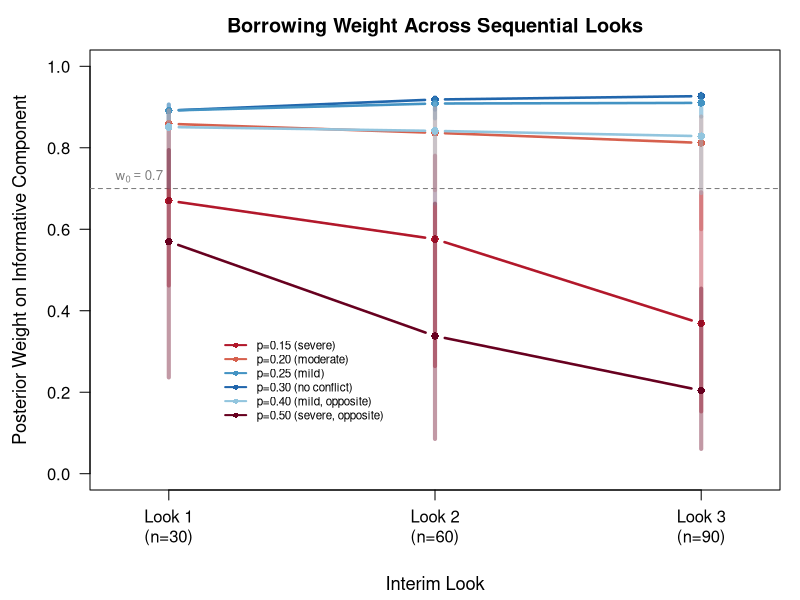
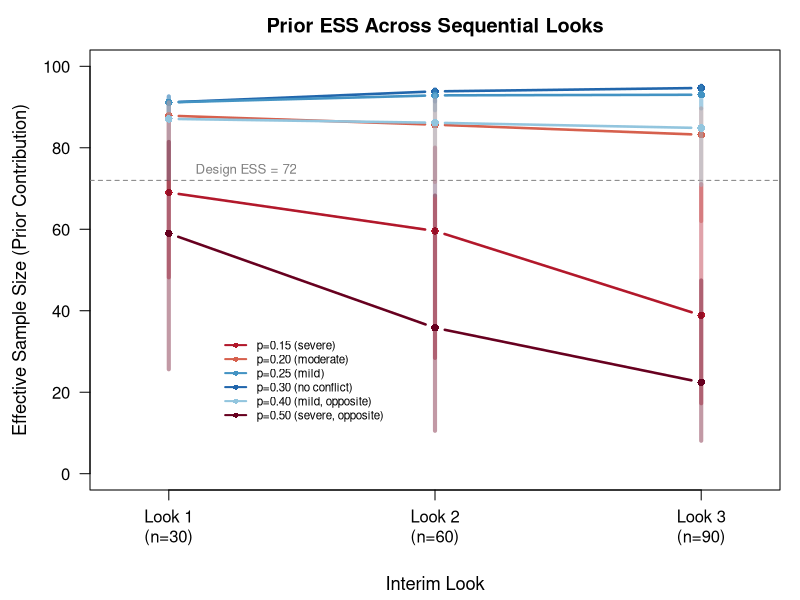
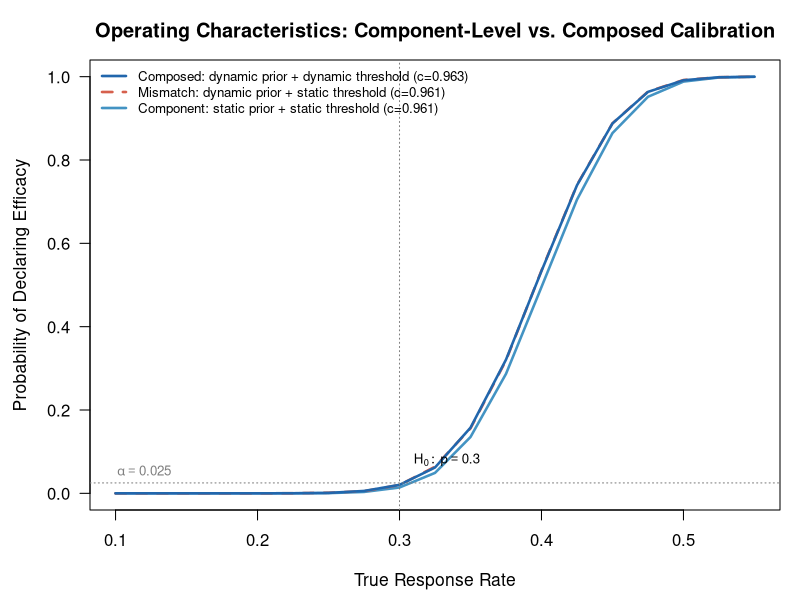
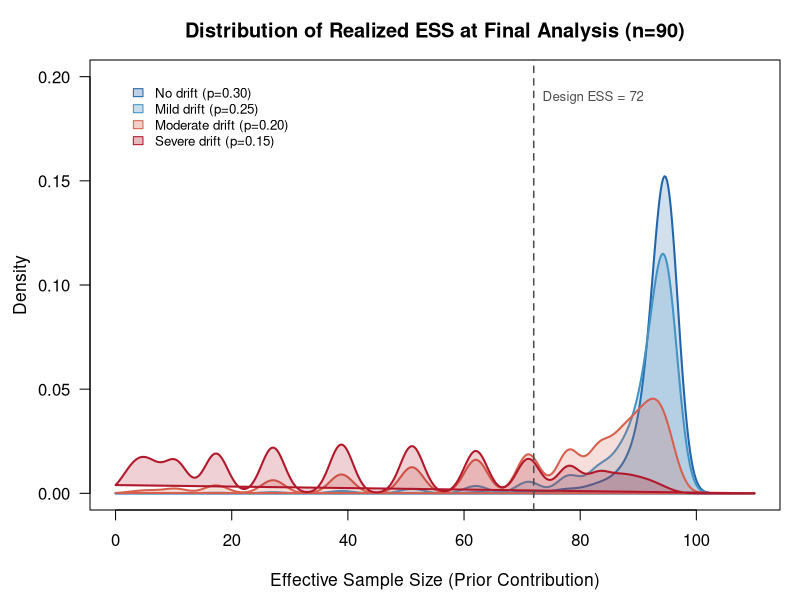
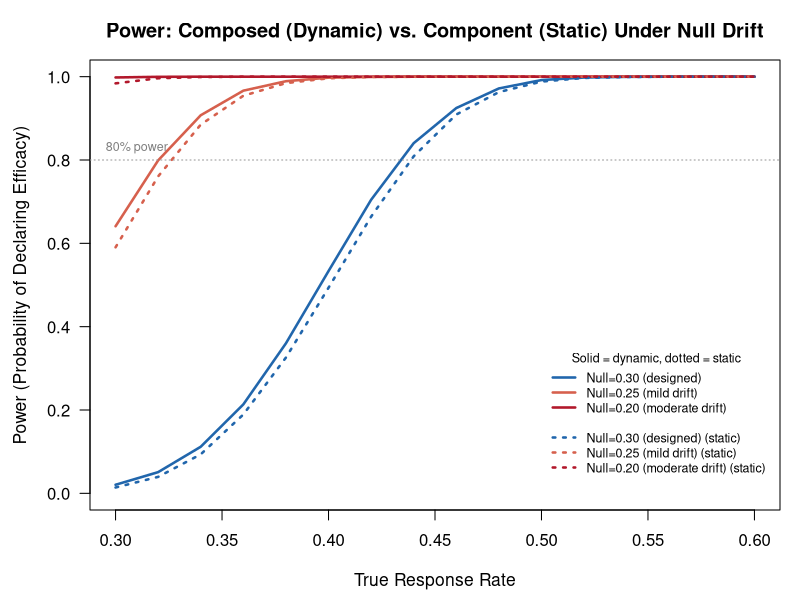
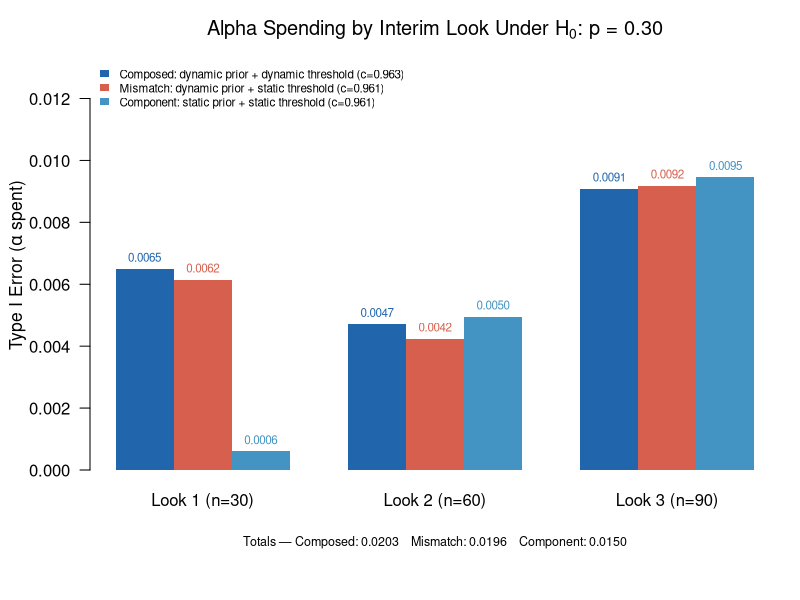

The R source for these figures, in order:
#!/usr/bin/env Rscript
# ============================================================================
# Computational Supplement: Interactions in Composed Bayesian Trial Designs
# Supporting FDA Guidance Comments (Docket No. FDA-2025-D-3217)
# ============================================================================

set.seed(20260307)
options(scipen = 999)

fig_dir <- "figures"
dir.create(fig_dir, showWarnings = FALSE)

# ============================================================================
# HELPERS: Mixture prior posterior computations (Beta-Binomial conjugate)
# ============================================================================

#' Compute posterior mixture weight, posterior probability, and ESS
#' for a two-component Beta mixture prior after observing y in n
#'
#' Prior: w0 * Beta(a1, b1) + (1-w0) * Beta(a0, b0)
#' Posterior: w_post * Beta(a1+y, b1+n-y) + (1-w_post) * Beta(a0+y, b0+n-y)
mixture_posterior <- function(y, n, a1, b1, a0, b0, w0) {
  # Log marginal likelihoods for each component
  log_m1 <- lbeta(a1 + y, b1 + n - y) - lbeta(a1, b1)
  log_m0 <- lbeta(a0 + y, b0 + n - y) - lbeta(a0, b0)

  # Posterior weight on informative component (log-sum-exp for stability)
  log_w1 <- log(w0) + log_m1
  log_w0 <- log(1 - w0) + log_m0
  log_denom <- pmax(log_w1, log_w0) +
    log(exp(log_w1 - pmax(log_w1, log_w0)) +
        exp(log_w0 - pmax(log_w1, log_w0)))
  w_post <- exp(log_w1 - log_denom)

  # ESS from prior components (weighted)
  ess <- w_post * (a1 + b1) + (1 - w_post) * (a0 + b0)

  list(w_post = w_post, ess = ess,
       # Posterior parameters for each component
       a1_post = a1 + y, b1_post = b1 + n - y,
       a0_post = a0 + y, b0_post = b0 + n - y)
}

#' Posterior probability that p > threshold under mixture posterior
post_prob_gt <- function(threshold, post) {
  post$w_post * pbeta(threshold, post$a1_post, post$b1_post, lower.tail = FALSE) +
    (1 - post$w_post) * pbeta(threshold, post$a0_post, post$b0_post, lower.tail = FALSE)
}

# ============================================================================
# DESIGN PARAMETERS
# ============================================================================

# Historical data: 100 patients, 30 responders (rate = 0.30)
n_hist <- 100
y_hist <- 30
p_hist <- y_hist / n_hist  # 0.30

# Informative prior component: Beta(y_hist + 1, n_hist - y_hist + 1) = Beta(31, 71)
a_info <- y_hist + 1  # 31
b_info <- n_hist - y_hist + 1  # 71

# Weakly informative component: Beta(1, 1)
a_weak <- 1
b_weak <- 1

# Initial mixture weight on informative component
w_init <- 0.70

# Null hypothesis: p <= 0.30
p_null <- 0.30

# Sequential design: 3 looks
n_looks <- c(30, 60, 90)
n_max <- max(n_looks)

# Number of simulations
nsim <- 100000

cat("Design ESS from prior:", w_init * (a_info + b_info) + (1 - w_init) * (a_weak + b_weak), "\n")
cat("  Informative component ESS:", a_info + b_info, "\n")
cat("  Weakly informative ESS:", a_weak + b_weak, "\n\n")

# ============================================================================
# SIMULATION 1: Borrowing Weight Trajectories Under Conflict
# ============================================================================
cat("=== Simulation 1: Borrowing Weight Trajectories ===\n")

# Scenarios: true response rates that create varying conflict with historical
p_scenarios <- c(0.30, 0.25, 0.20, 0.15, 0.40, 0.50)
scenario_labels <- c("p=0.30 (no conflict)", "p=0.25 (mild)",
                      "p=0.20 (moderate)", "p=0.15 (severe)",
                      "p=0.40 (mild, opposite)", "p=0.50 (severe, opposite)")

n_scen <- length(p_scenarios)
nsim_traj <- 5000  # fewer sims needed for trajectory visualization

# Store median and IQR of weight at each look for each scenario
weight_summary <- array(NA, dim = c(n_scen, length(n_looks), 3),
                         dimnames = list(NULL, paste0("Look", 1:3),
                                         c("median", "q25", "q75")))
ess_summary <- array(NA, dim = c(n_scen, length(n_looks), 3),
                      dimnames = list(NULL, paste0("Look", 1:3),
                                      c("median", "q25", "q75")))

for (s in seq_along(p_scenarios)) {
  p_true <- p_scenarios[s]
  weight_mat <- matrix(NA, nsim_traj, length(n_looks))
  ess_mat <- matrix(NA, nsim_traj, length(n_looks))

  for (k in seq_along(n_looks)) {
    # Generate cumulative data up to this look
    y_cum <- rbinom(nsim_traj, n_looks[k], p_true)
    post <- mixture_posterior(y_cum, n_looks[k], a_info, b_info, a_weak, b_weak, w_init)
    weight_mat[, k] <- post$w_post
    ess_mat[, k] <- post$ess
  }

  for (k in seq_along(n_looks)) {
    weight_summary[s, k, ] <- quantile(weight_mat[, k], c(0.5, 0.25, 0.75))
    ess_summary[s, k, ] <- quantile(ess_mat[, k], c(0.5, 0.25, 0.75))
  }
}

# --- Figure 1: Borrowing Weight Trajectories ---
png(file.path(fig_dir, "fig1_weight_trajectories.png"), width = 900, height = 550, res = 120)
par(mar = c(5.5, 4.5, 2.5, 1))

cols <- c("#2166AC", "#4393C3", "#D6604D", "#B2182B", "#92C5DE", "#67001F")
plot(NULL, xlim = c(0.8, 3.2), ylim = c(0, 1),
     xlab = "", ylab = "Posterior Weight on Informative Component",
     main = "Borrowing Weight Across Sequential Looks",
     xaxt = "n", las = 1, cex.lab = 1.1)
axis(1, at = 1:3, labels = paste0("Look ", 1:3, "\n(n=", n_looks, ")"), padj = 0.5)
mtext("Interim Look", side = 1, line = 4.2, cex = 1.1)
abline(h = w_init, lty = 2, col = "gray50")
text(0.8, w_init + 0.03, expression(w[0] == 0.70), col = "gray50", cex = 0.8, adj = 0)

for (s in seq_along(p_scenarios)) {
  lines(1:3, weight_summary[s, , "median"], col = cols[s], lwd = 2.5, type = "b", pch = 16)
  for (k in 1:3) {
    segments(k, weight_summary[s, k, "q25"], k, weight_summary[s, k, "q75"],
             col = adjustcolor(cols[s], 0.4), lwd = 4)
  }
}

legend(1.2, 0.35, legend = scenario_labels[c(4, 3, 2, 1, 5, 6)],
       col = cols[c(4, 3, 2, 1, 5, 6)], lwd = 2, pch = 16, cex = 0.7, bty = "n")
dev.off()
cat("  Figure 1 saved.\n")

# --- Figure 2: Effective ESS Trajectories ---
png(file.path(fig_dir, "fig2_ess_trajectories.png"), width = 900, height = 550, res = 120)
par(mar = c(5.5, 4.5, 2.5, 1))

plot(NULL, xlim = c(0.8, 3.2), ylim = c(0, 100),
     xlab = "", ylab = "Effective Sample Size (Prior Contribution)",
     main = "Prior ESS Across Sequential Looks",
     xaxt = "n", las = 1, cex.lab = 1.1)
axis(1, at = 1:3, labels = paste0("Look ", 1:3, "\n(n=", n_looks, ")"), padj = 0.5)
mtext("Interim Look", side = 1, line = 4.2, cex = 1.1)
design_ess <- w_init * (a_info + b_info) + (1 - w_init) * (a_weak + b_weak)
abline(h = design_ess, lty = 2, col = "gray50")
text(1.1, design_ess + 2.5, paste0("Design ESS = ", round(design_ess, 1)),
     col = "gray50", cex = 0.8, adj = 0)

for (s in seq_along(p_scenarios)) {
  lines(1:3, ess_summary[s, , "median"], col = cols[s], lwd = 2.5, type = "b", pch = 16)
  for (k in 1:3) {
    segments(k, ess_summary[s, k, "q25"], k, ess_summary[s, k, "q75"],
             col = adjustcolor(cols[s], 0.4), lwd = 4)
  }
}

legend(1.2, 35, legend = scenario_labels[c(4, 3, 2, 1, 5, 6)],
       col = cols[c(4, 3, 2, 1, 5, 6)], lwd = 2, pch = 16, cex = 0.7, bty = "n")
dev.off()
cat("  Figure 2 saved.\n")


# ============================================================================
# SIMULATION 2: Calibration Gap — Component vs. Composed
# ============================================================================
cat("\n=== Simulation 2: Calibration Gap ===\n")

#' Simulate sequential trial with dynamic mixture prior
#' Returns: vector of reject (TRUE/FALSE) for each simulation
simulate_sequential <- function(nsim, p_true, n_looks, threshold,
                                 a1, b1, a0, b0, w0, p_null,
                                 dynamic = TRUE) {
  n_looks_k <- length(n_looks)
  rejected <- logical(nsim)
  stopped <- logical(nsim)  # track which sims have already stopped

  for (k in seq_along(n_looks)) {
    active <- !stopped
    n_active <- sum(active)
    if (n_active == 0) break

    # Generate cumulative data
    y_cum <- rbinom(n_active, n_looks[k], p_true)

    if (dynamic) {
      post <- mixture_posterior(y_cum, n_looks[k], a1, b1, a0, b0, w0)
    } else {
      # Static: fix weight at initial value throughout
      post <- list(
        w_post = rep(w0, n_active),
        a1_post = a1 + y_cum, b1_post = b1 + n_looks[k] - y_cum,
        a0_post = a0 + y_cum, b0_post = b0 + n_looks[k] - y_cum
      )
    }

    pp <- post_prob_gt(p_null, post)
    declare <- pp > threshold

    rejected[which(active)[declare]] <- TRUE
    stopped[which(active)[declare]] <- TRUE
  }
  rejected
}

# Step 1: Calibrate threshold under null with DYNAMIC borrowing
cat("  Calibrating threshold (dynamic)...\n")
threshold_grid <- seq(0.96, 0.999, by = 0.001)
alpha_target <- 0.025

calib_results_dynamic <- numeric(length(threshold_grid))
for (i in seq_along(threshold_grid)) {
  rej <- simulate_sequential(nsim, p_null, n_looks, threshold_grid[i],
                              a_info, b_info, a_weak, b_weak, w_init, p_null,
                              dynamic = TRUE)
  calib_results_dynamic[i] <- mean(rej)
}

# Find threshold closest to 0.025
best_dynamic <- threshold_grid[which.min(abs(calib_results_dynamic - alpha_target))]
cat("  Dynamic-calibrated threshold:", best_dynamic, "\n")
cat("  Achieved Type I error:", calib_results_dynamic[which.min(abs(calib_results_dynamic - alpha_target))], "\n")

# Step 2: Calibrate threshold under null with STATIC borrowing (fixed weight)
cat("  Calibrating threshold (static)...\n")
calib_results_static <- numeric(length(threshold_grid))
for (i in seq_along(threshold_grid)) {
  rej <- simulate_sequential(nsim, p_null, n_looks, threshold_grid[i],
                              a_info, b_info, a_weak, b_weak, w_init, p_null,
                              dynamic = FALSE)
  calib_results_static[i] <- mean(rej)
}

best_static <- threshold_grid[which.min(abs(calib_results_static - alpha_target))]
cat("  Static-calibrated threshold:", best_static, "\n")
cat("  Achieved Type I error:", calib_results_static[which.min(abs(calib_results_static - alpha_target))], "\n")

# Step 3: Cross-evaluate — use static-calibrated threshold with dynamic prior
# This is what happens when a sponsor calibrates assuming fixed borrowing
# but the actual trial uses dynamic borrowing
cat("\n  Cross-evaluation: static threshold applied to dynamic trial\n")

p_grid <- seq(0.10, 0.55, by = 0.025)
reject_dynamic_dynamic <- numeric(length(p_grid))  # correct: dynamic threshold, dynamic trial
reject_static_dynamic <- numeric(length(p_grid))   # mismatch: static threshold, dynamic trial
reject_static_static <- numeric(length(p_grid))     # component-level: static throughout

for (i in seq_along(p_grid)) {
  rej_dd <- simulate_sequential(nsim, p_grid[i], n_looks, best_dynamic,
                                 a_info, b_info, a_weak, b_weak, w_init, p_null,
                                 dynamic = TRUE)
  reject_dynamic_dynamic[i] <- mean(rej_dd)

  rej_sd <- simulate_sequential(nsim, p_grid[i], n_looks, best_static,
                                 a_info, b_info, a_weak, b_weak, w_init, p_null,
                                 dynamic = TRUE)
  reject_static_dynamic[i] <- mean(rej_sd)

  rej_ss <- simulate_sequential(nsim, p_grid[i], n_looks, best_static,
                                 a_info, b_info, a_weak, b_weak, w_init, p_null,
                                 dynamic = FALSE)
  reject_static_static[i] <- mean(rej_ss)

  if (i %% 5 == 0) cat("    p =", p_grid[i], "done\n")
}

# --- Figure 3: Operating Characteristic Curves ---
png(file.path(fig_dir, "fig3_oc_curves.png"), width = 900, height = 550, res = 120)
par(mar = c(4.5, 4.5, 3, 1))

plot(p_grid, reject_static_static, type = "l", lwd = 2.5, col = "#4393C3",
     ylim = c(0, 1), xlab = "True Response Rate",
     ylab = "Probability of Declaring Efficacy",
     main = "Operating Characteristics: Component-Level vs. Composed Calibration",
     las = 1, cex.lab = 1.05)
lines(p_grid, reject_static_dynamic, lwd = 2.5, col = "#D6604D", lty = 2)
lines(p_grid, reject_dynamic_dynamic, lwd = 2.5, col = "#2166AC", lty = 1)

abline(v = p_null, lty = 3, col = "gray50")
abline(h = alpha_target, lty = 3, col = "gray50")
text(p_null + 0.01, 0.08, expression(H[0]: ~ p == 0.30), cex = 0.8, adj = 0)
text(0.12, alpha_target + 0.03, expression(alpha == 0.025), cex = 0.8, col = "gray50")

legend("topleft", bty = "n", cex = 0.8,
       legend = c(
         paste0("Composed: dynamic prior + dynamic threshold (c=", best_dynamic, ")"),
         paste0("Mismatch: dynamic prior + static threshold (c=", best_static, ")"),
         paste0("Component: static prior + static threshold (c=", best_static, ")")
       ),
       col = c("#2166AC", "#D6604D", "#4393C3"),
       lwd = 2.5, lty = c(1, 2, 1))
dev.off()
cat("  Figure 3 saved.\n")

# Report key Type I error values
cat("\n  Type I error at p =", p_null, ":\n")
idx_null <- which.min(abs(p_grid - p_null))
cat("    Composed (dynamic/dynamic):", reject_dynamic_dynamic[idx_null], "\n")
cat("    Mismatch (static thresh/dynamic prior):", reject_static_dynamic[idx_null], "\n")
cat("    Component (static/static):", reject_static_static[idx_null], "\n")


# ============================================================================
# SIMULATION 3: ESS Distribution and Power Impact Under Drift
# ============================================================================
cat("\n=== Simulation 3: ESS Distribution Under Drift ===\n")

# For different true rates, show the distribution of realized ESS at final analysis
drift_scenarios <- c(0.30, 0.25, 0.20, 0.15)
drift_labels <- c("No drift (p=0.30)", "Mild drift (p=0.25)",
                   "Moderate drift (p=0.20)", "Severe drift (p=0.15)")

nsim_ess <- 50000
ess_at_final <- matrix(NA, nsim_ess, length(drift_scenarios))

for (s in seq_along(drift_scenarios)) {
  y_final <- rbinom(nsim_ess, n_max, drift_scenarios[s])
  post <- mixture_posterior(y_final, n_max, a_info, b_info, a_weak, b_weak, w_init)
  ess_at_final[, s] <- post$ess
}

# --- Figure 4: ESS Distributions ---
png(file.path(fig_dir, "fig4_ess_distributions.png"), width = 900, height = 500, res = 120)
par(mar = c(4.5, 4.5, 3, 1))

ess_cols <- c("#2166AC", "#4393C3", "#D6604D", "#B2182B")
plot(NULL, xlim = c(0, 110), ylim = c(0, 0.20),
     xlab = "Effective Sample Size (Prior Contribution)",
     ylab = "Density",
     main = "Distribution of Realized ESS at Final Analysis (n=90)",
     las = 1, cex.lab = 1.05)

for (s in seq_along(drift_scenarios)) {
  d <- density(ess_at_final[, s], from = 0, to = 110, bw = 2)
  polygon(d$x, d$y, col = adjustcolor(ess_cols[s], 0.2), border = ess_cols[s], lwd = 2)
}

abline(v = design_ess, lty = 2, col = "gray30", lwd = 1.5)
text(design_ess + 1.5, 0.19, paste0("Design ESS = ", round(design_ess, 0)),
     cex = 0.8, adj = 0, col = "gray30")

legend(1, 0.2, bty = "n", cex = 0.8,
       legend = drift_labels, fill = adjustcolor(ess_cols, 0.3),
       border = ess_cols)

# Add summary stats
for (s in seq_along(drift_scenarios)) {
  med_ess <- median(ess_at_final[, s])
  cat("  ", drift_labels[s], ": median ESS =", round(med_ess, 1),
      ", IQR = [", round(quantile(ess_at_final[, s], 0.25), 1), ",",
      round(quantile(ess_at_final[, s], 0.75), 1), "]\n")
}
dev.off()
cat("  Figure 4 saved.\n")


# ============================================================================
# SIMULATION 4: Power Impact — Designed vs. Actual
# ============================================================================
cat("\n=== Simulation 4: Power Under Drift Scenarios ===\n")

# The sponsor designs the trial assuming no drift (historical control rate = 0.30)
# and calculates power for detecting a treatment effect (alternative p = 0.45)
# But what if the null landscape has drifted?

# We evaluate power at p_alternative across different "true null" baselines
# (i.e., the population's actual base rate has drifted from the historical 0.30)

p_alt_grid <- seq(0.30, 0.60, by = 0.02)
drift_nulls <- c(0.30, 0.25, 0.20)
drift_null_labels <- c("Null=0.30 (designed)", "Null=0.25 (mild drift)", "Null=0.20 (moderate drift)")

power_dynamic <- matrix(NA, length(p_alt_grid), length(drift_nulls))
power_static <- matrix(NA, length(p_alt_grid), length(drift_nulls))

for (d in seq_along(drift_nulls)) {
  for (i in seq_along(p_alt_grid)) {
    # Dynamic borrowing with composed threshold
    rej_dyn <- simulate_sequential(nsim, p_alt_grid[i], n_looks, best_dynamic,
                                    a_info, b_info, a_weak, b_weak, w_init, drift_nulls[d],
                                    dynamic = TRUE)
    power_dynamic[i, d] <- mean(rej_dyn)

    # Static borrowing (component-level calibration)
    rej_stat <- simulate_sequential(nsim, p_alt_grid[i], n_looks, best_static,
                                     a_info, b_info, a_weak, b_weak, w_init, drift_nulls[d],
                                     dynamic = FALSE)
    power_static[i, d] <- mean(rej_stat)
  }
  cat("  Drift null =", drift_nulls[d], "done\n")
}

# --- Figure 5: Power Curves Under Drift ---
png(file.path(fig_dir, "fig5_power_curves.png"), width = 900, height = 550, res = 120)
par(mar = c(4.5, 4.5, 3, 1))

drift_cols <- c("#2166AC", "#D6604D", "#B2182B")
plot(NULL, xlim = range(p_alt_grid), ylim = c(0, 1),
     xlab = "True Response Rate", ylab = "Power (Probability of Declaring Efficacy)",
     main = "Power: Composed (Dynamic) vs. Component (Static) Under Null Drift",
     las = 1, cex.lab = 1.05)

# Draw solid lines (dynamic) first as background
for (d in seq_along(drift_nulls)) {
  lines(p_alt_grid, power_dynamic[, d], col = drift_cols[d], lwd = 2.5)
}

# Draw dashed lines (static) on top so they are visible
for (d in seq_along(drift_nulls)) {
  lines(p_alt_grid, power_static[, d], col = drift_cols[d], lwd = 2.5, lty = 3)
}

abline(h = 0.80, lty = 3, col = "gray60")
text(0.31, 0.83, "80% power", cex = 0.75, col = "gray50")

legend(0.5, 0.35, bty = "n", cex = 0.75,
       legend = c(drift_null_labels, "",
                  paste0(drift_null_labels, " (static)")),
       col = c(drift_cols, NA, drift_cols),
       lwd = c(rep(2.5, 3), NA, rep(2.5, 3)),
       lty = c(rep(1, 3), NA, rep(3, 3)),
       title = "Solid = dynamic, dotted = static")
dev.off()
cat("  Figure 5 saved.\n")


# ============================================================================
# SIMULATION 5: Alpha Spent at Each Look — The Core Interaction
# ============================================================================
cat("\n=== Simulation 5: Alpha Spending by Look ===\n")

# Show how much alpha is actually spent at each interim under dynamic vs static
# This is the sharpest demonstration of the interaction

compute_alpha_by_look <- function(nsim, p_true, n_looks, threshold,
                                   a1, b1, a0, b0, w0, p_null, dynamic) {
  n_looks_k <- length(n_looks)
  alpha_per_look <- numeric(n_looks_k)
  stopped <- logical(nsim)

  for (k in seq_along(n_looks)) {
    active <- !stopped
    n_active <- sum(active)
    if (n_active == 0) break

    y_cum <- rbinom(n_active, n_looks[k], p_true)

    if (dynamic) {
      post <- mixture_posterior(y_cum, n_looks[k], a1, b1, a0, b0, w0)
    } else {
      post <- list(
        w_post = rep(w0, n_active),
        a1_post = a1 + y_cum, b1_post = b1 + n_looks[k] - y_cum,
        a0_post = a0 + y_cum, b0_post = b0 + n_looks[k] - y_cum
      )
    }

    pp <- post_prob_gt(p_null, post)
    declare <- pp > threshold

    alpha_per_look[k] <- sum(declare) / nsim  # proportion of ALL sims
    stopped[which(active)[declare]] <- TRUE
  }

  alpha_per_look
}

alpha_dynamic <- compute_alpha_by_look(nsim, p_null, n_looks, best_dynamic,
                                        a_info, b_info, a_weak, b_weak, w_init, p_null,
                                        dynamic = TRUE)

alpha_static <- compute_alpha_by_look(nsim, p_null, n_looks, best_static,
                                       a_info, b_info, a_weak, b_weak, w_init, p_null,
                                       dynamic = FALSE)

# What happens when you apply the static threshold to the dynamic trial
alpha_mismatch <- compute_alpha_by_look(nsim, p_null, n_looks, best_static,
                                         a_info, b_info, a_weak, b_weak, w_init, p_null,
                                         dynamic = TRUE)

cat("  Alpha by look (dynamic threshold + dynamic prior):", round(alpha_dynamic, 5), "| total:", round(sum(alpha_dynamic), 5), "\n")
cat("  Alpha by look (static threshold + static prior):", round(alpha_static, 5), "| total:", round(sum(alpha_static), 5), "\n")
cat("  Alpha by look (static threshold + dynamic prior):", round(alpha_mismatch, 5), "| total:", round(sum(alpha_mismatch), 5), "\n")

# --- Figure 6: Alpha Spending by Look ---
png(file.path(fig_dir, "fig6_alpha_spending.png"), width = 900, height = 550, res = 120)
par(mar = c(6.5, 4.5, 3, 1))

bar_data <- rbind(alpha_dynamic, alpha_mismatch, alpha_static)
bar_cols <- c("#2166AC", "#D6604D", "#4393C3")

bp <- barplot(bar_data, beside = TRUE, col = bar_cols,
        names.arg = paste0("Look ", 1:3, " (n=", n_looks, ")"),
        ylab = expression("Type I Error (" * alpha * " spent)"),
        main = expression("Alpha Spending by Interim Look Under " * H[0] * ": p = 0.30"),
        las = 1, ylim = c(0, max(bar_data) * 1.4), cex.lab = 1.05,
        border = NA)

# Add value labels
for (i in 1:nrow(bar_data)) {
  text(bp[i, ], bar_data[i, ] + max(bar_data) * 0.04,
       formatC(bar_data[i, ], format = "f", digits = 4), cex = 0.7, col = bar_cols[i])
}

# Legend near Look 1 (topleft)
legend("topleft", bty = "n", cex = 0.7,
       legend = c(
         paste0("Composed: dynamic prior + dynamic threshold (c=", best_dynamic, ")"),
         paste0("Mismatch: dynamic prior + static threshold (c=", best_static, ")"),
         paste0("Component: static prior + static threshold (c=", best_static, ")")
       ),
       fill = bar_cols, border = NA)

# Footer totals on separate lines
mtext(paste0("Totals \u2014 Composed: ", formatC(sum(alpha_dynamic), format = "f", digits = 4),
             "    Mismatch: ", formatC(sum(alpha_mismatch), format = "f", digits = 4),
             "    Component: ", formatC(sum(alpha_static), format = "f", digits = 4)),
      side = 1, line = 3, cex = 0.75)
dev.off()
cat("  Figure 6 saved.\n")

# ============================================================================
# SUMMARY TABLE
# ============================================================================
cat("\n=== Summary Table ===\n")
cat(sprintf("%-45s  %10s  %10s  %10s\n", "Metric", "Composed", "Mismatch", "Component"))
cat(paste(rep("-", 80), collapse = ""), "\n")
cat(sprintf("%-45s  %10s  %10s  %10s\n",
            "Threshold (c)",
            best_dynamic, best_static, best_static))
cat(sprintf("%-45s  %10.4f  %10.4f  %10.4f\n",
            "Type I error (overall)",
            sum(alpha_dynamic), sum(alpha_mismatch), sum(alpha_static)))
cat(sprintf("%-45s  %10.4f  %10.4f  %10.4f\n",
            "  at Look 1 (n=30)",
            alpha_dynamic[1], alpha_mismatch[1], alpha_static[1]))
cat(sprintf("%-45s  %10.4f  %10.4f  %10.4f\n",
            "  at Look 2 (n=60)",
            alpha_dynamic[2], alpha_mismatch[2], alpha_static[2]))
cat(sprintf("%-45s  %10.4f  %10.4f  %10.4f\n",
            "  at Look 3 (n=90)",
            alpha_dynamic[3], alpha_mismatch[3], alpha_static[3]))

# Power at p=0.45 (designed alternative)
idx_45 <- which.min(abs(p_alt_grid - 0.45))
cat(sprintf("%-45s  %10.4f  %10s  %10.4f\n",
            "Power at p=0.45, null=0.30",
            power_dynamic[idx_45, 1], "  -  ", power_static[idx_45, 1]))
idx_45_drift <- which.min(abs(p_alt_grid - 0.45))
cat(sprintf("%-45s  %10.4f  %10s  %10.4f\n",
            "Power at p=0.45, null=0.20 (drift)",
            power_dynamic[idx_45_drift, 3], "  -  ", power_static[idx_45_drift, 3]))

cat("\n=== All figures saved to", fig_dir, "===\n")
